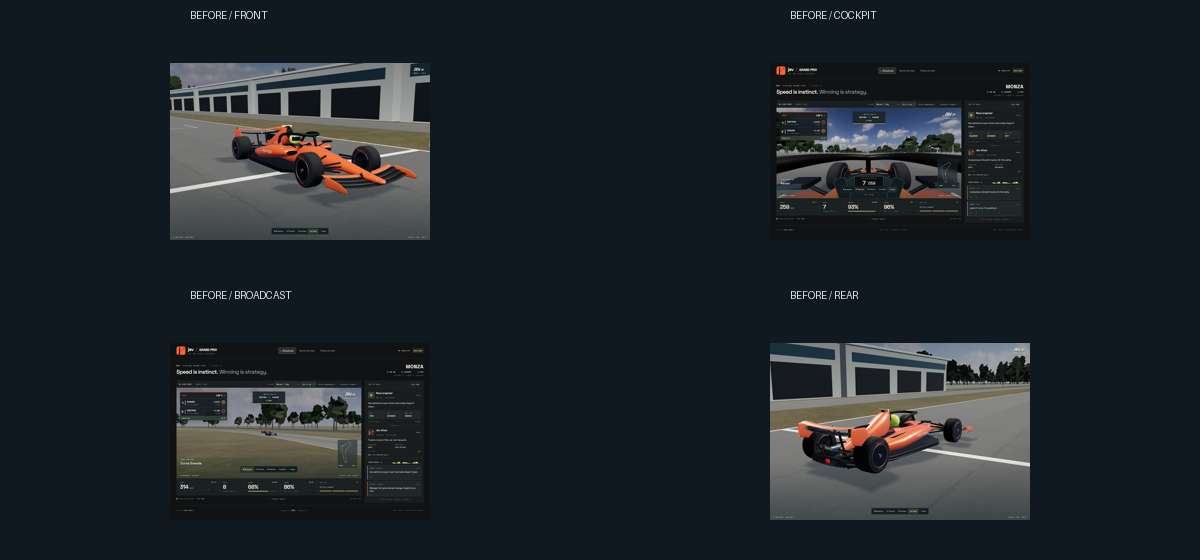
#> input picture artifacts/realism-v2/sheet-a-before.jpg, 1200 x 560 px, given in place of second-01.png, which was not available; the run also reads 1 picture not shown here
$ python realism-sheets.py
#> lines starting #> are read from the running program, lines starting #| are printed output that depends on the picture
"""Assemble original captures into review sheets; no retouching of car renders."""
from pathlib import Path
from PIL import Image, ImageOps, ImageDraw, ImageFont, ImageFilter
import base64,json
ROOT=Path(__file__).resolve().parents[1]; OUT=ROOT/'artifacts/realism-v2'
font=ImageFont.truetype('/System/Library/Fonts/Helvetica.ttc',18)
def comparison(name,left,right,caption):
 im=Image.new('RGB',(1920,770),'#101820');d=ImageDraw.Draw(im)
 for x,path,label in [(0,left,'REFERENCE / '+caption),(960,right,'JGP-26 / BLENDER + THREE.JS')]:
  pic=ImageOps.contain(Image.open(path).convert('RGB'),(960,720));im.paste(pic,(x+(960-pic.width)//2,40+(720-pic.height)//2));d.text((x+20,12),label,font=font,fill='#e4e9ef')
 im.save(OUT/name)
comparison('comparison-front.png',ROOT/'reference/frames/second-01.png',OUT/'front-beauty.png','00:01')
#> in comparison, `im = Image.new('RGB', (1920, 770), '#101820')`:
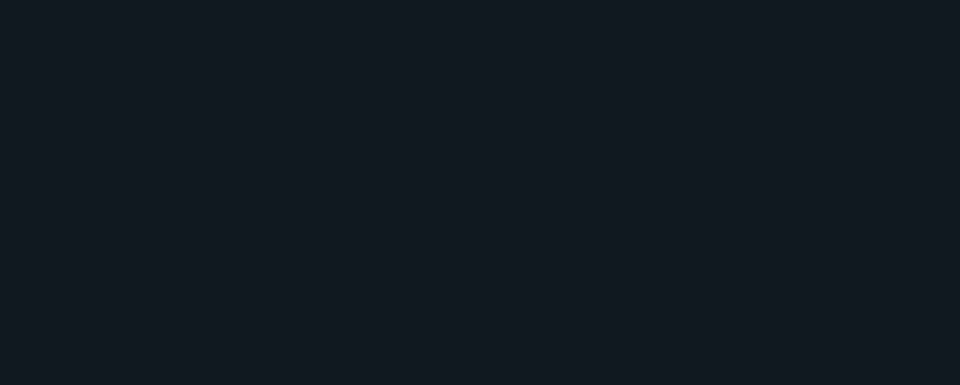
#> im: PIL image 1920x770 RGB (shown at 1/2 size); mean R, G, B 16, 24, 32
#> in comparison, `im.paste(pic, (x + (960 - pic.width) // 2, 40 + (720 - pic.height) // `:
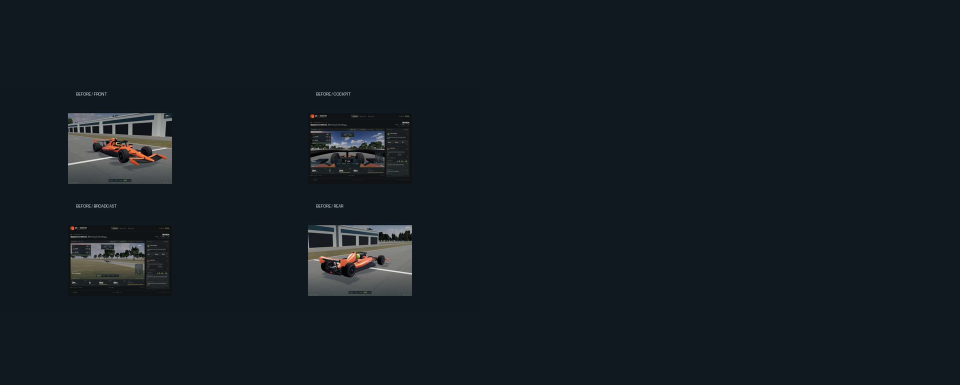
#> im: PIL image 1920x770 RGB (shown at 1/2 size); mean R, G, B 20.1, 27.7, 34.8
#> pass 2 of the loop in comparison, `for x,path,label in [(0,left,'REFERENCE / '+caption),(960,right,'JGP-2..`:
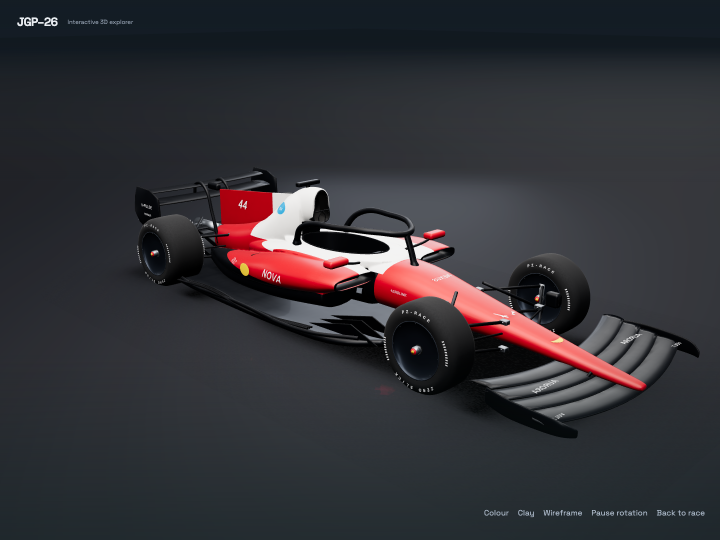
#> input picture artifacts/onboard-v8/before/front-beauty.png, 1440 x 1080 px, found by its file name (shown at 1/2 size)
#> pic: PIL image 960x720 RGB
#> in comparison, `im.save(OUT/name)`:
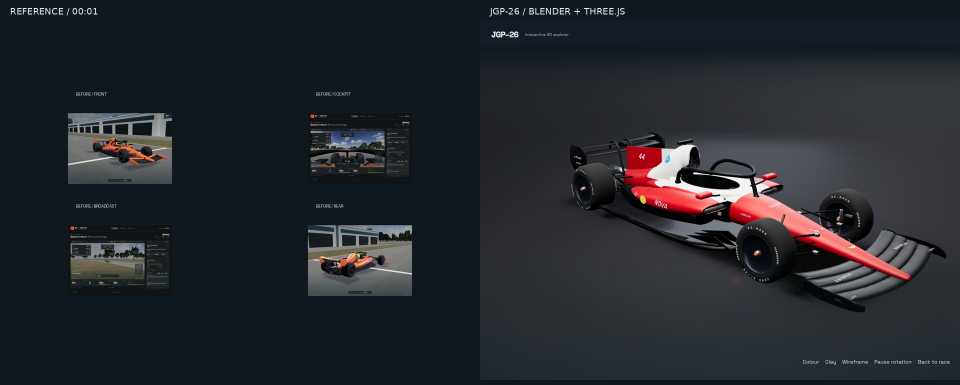
#> saved as comparison-front.png: PIL image 1920x770 RGB (shown at 1/2 size); mean R, G, B 36.4, 39.6, 45.2
comparison('comparison-wheel.png',ROOT/'reference/detail-04-07/frame-01.png',OUT/'wheel-closeup.png','00:04.25')
#> call 2 of comparison, with name = 'comparison-wheel.png', caption = '00:04.25'
#> in comparison (call 2), `im.paste(pic, (x + (960 - pic.width) // 2, 40 + (720 - pic.height) // `:
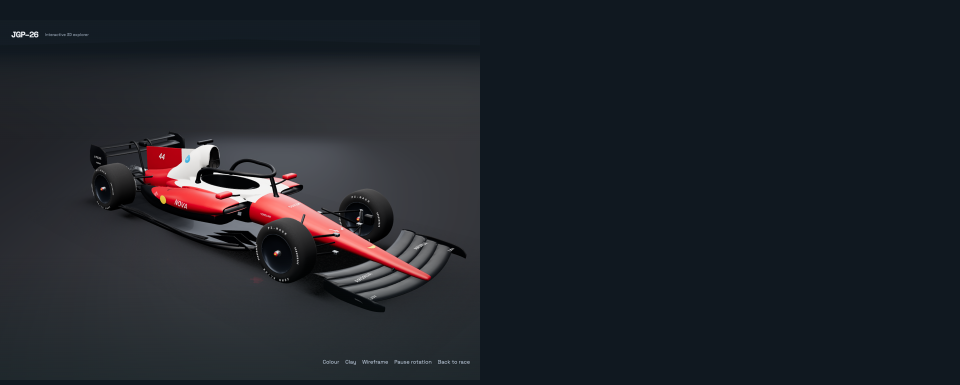
#> im: PIL image 1920x770 RGB (shown at 1/2 size); mean R, G, B 32, 35.6, 42.1
#> pass 2 of the loop in comparison, `for x,path,label in [(0,left,'REFERENCE / '+caption),(960,right,'JGP-2..`:
#> in comparison (call 2), `im.save(OUT/name)`:
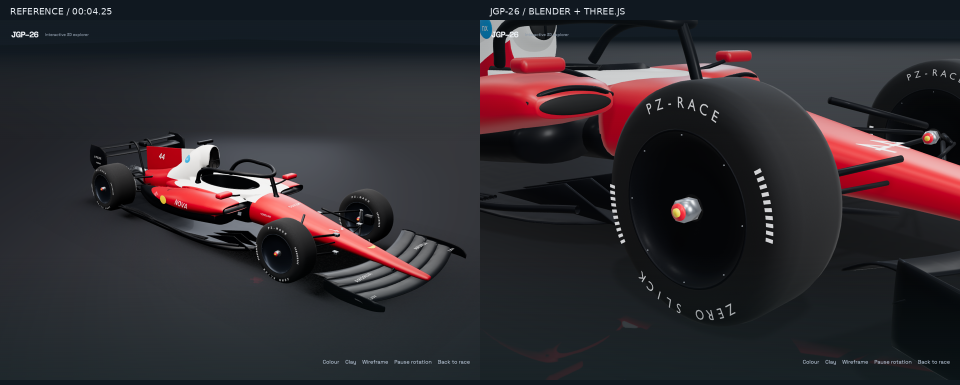
#> saved as comparison-wheel.png: PIL image 1920x770 RGB (shown at 1/2 size); mean R, G, B 47.3, 42.7, 47.3
comparison('comparison-steering.png',ROOT/'reference/detail-04-07/frame-05.png',OUT/'steering-closeup.png','00:05.25')
#> call 3 of comparison, with name = 'comparison-steering.png', caption = '00:05.25'
#> pass 2 of the loop in comparison, `for x,path,label in [(0,left,'REFERENCE / '+caption),(960,right,'JGP-2..`:
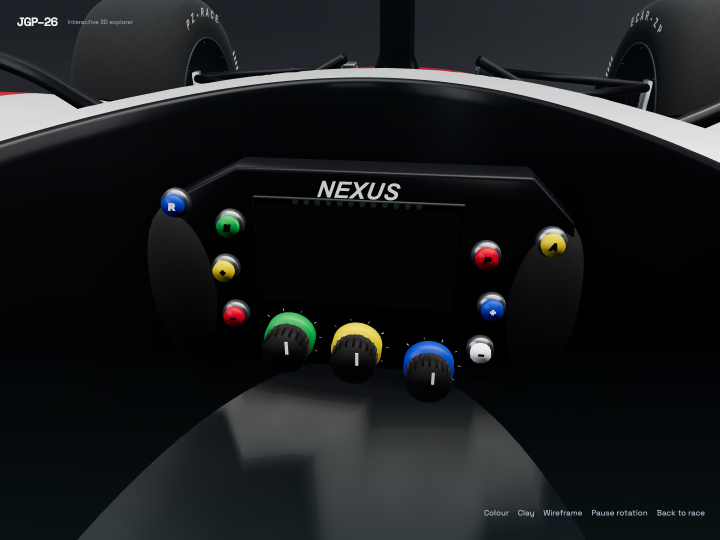
#> input picture artifacts/onboard-v8/before/steering-closeup.png, 1440 x 1080 px, found by its file name (shown at 1/2 size)
#> in comparison (call 3), `im.paste(pic, (x + (960 - pic.width) // 2, 40 + (720 - pic.height) // `:
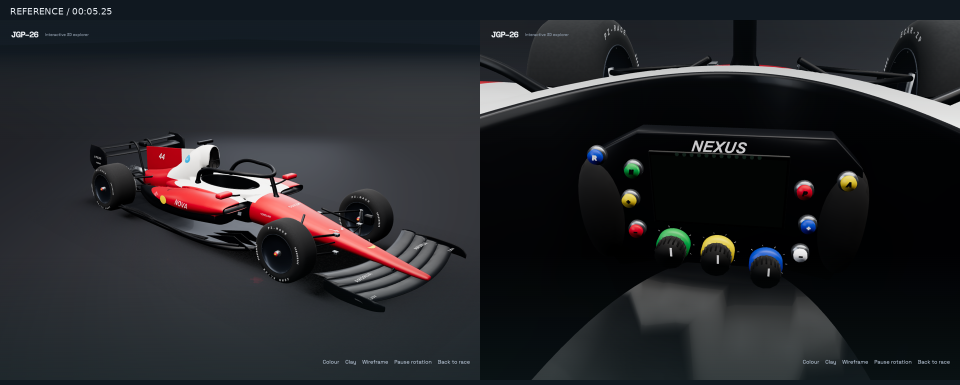
#> im: PIL image 1920x770 RGB (shown at 1/2 size); mean R, G, B 36.6, 37.5, 41
#> in comparison (call 3), `im.save(OUT/name)`:
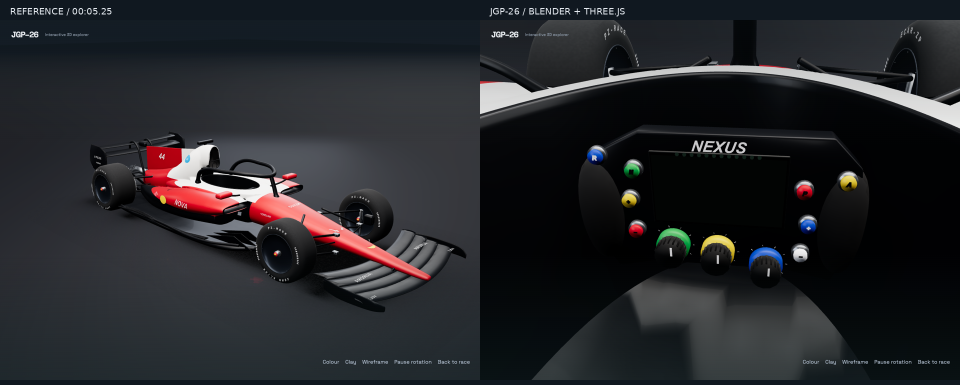
#> saved as comparison-steering.png: PIL image 1920x770 RGB (shown at 1/2 size); mean R, G, B 36.8, 37.7, 41.1
sheets={
 'a-before':[('before/front.png','BEFORE / FRONT'),('before/cockpit.png','BEFORE / COCKPIT'),('before/chase.png','BEFORE / BROADCAST'),('before/rear.png','BEFORE / REAR')],
 'b-after':[('chase.png','AFTER / CHASE'),('cockpit-onboard.png','AFTER / ONBOARD'),('front-beauty.png','AFTER / FRONT'),('rear-three-quarter.png','AFTER / REAR')],
 'c-details':[('side-profile.png','SIDE PROFILE'),('wheel-closeup.png','WHEEL CLOSE-UP'),('showroom-clay.png','CLAY'),('showroom-wireframe.png','WIREFRAME')]}
manifest={}
for name,entries in sheets.items():
 # Keep JPEG quality fixed at 60. Reduce source detail only if needed to meet the transport cap.
 for resolution in [320,300,280,260,240,220,200]:
  im=Image.new('RGB',(1200,560),'#101820');d=ImageDraw.Draw(im)
#> after `im = Image.new('RGB', (1200, 560), '#101820')`:
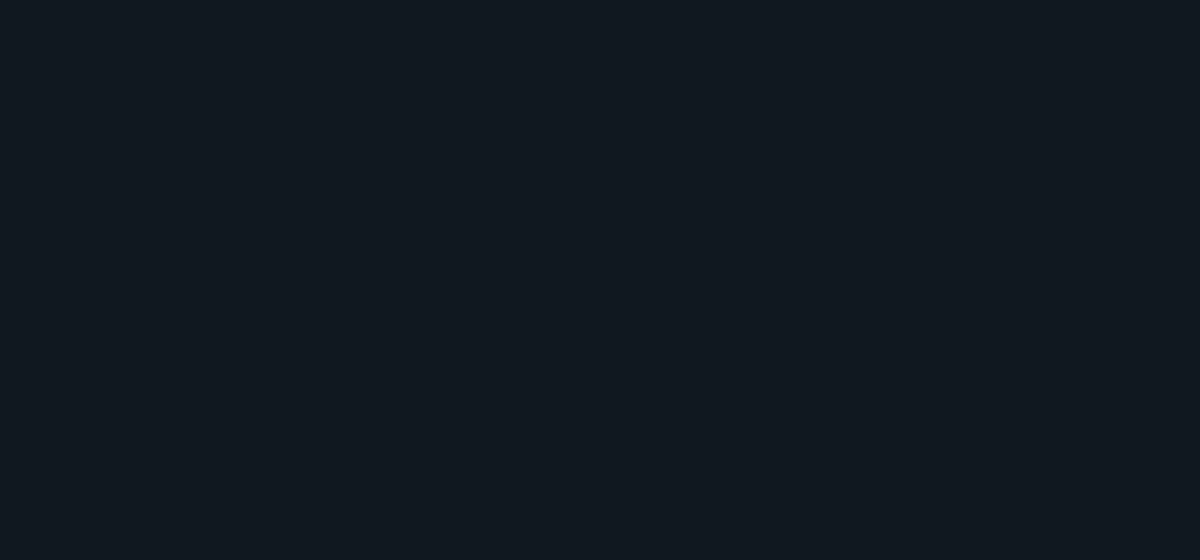
#> im: PIL image 1200x560 RGB; mean R, G, B 16, 24, 32
  for i,(file,label) in enumerate(entries):
#> (the run stopped early here; a loop or call above may not have finished)
